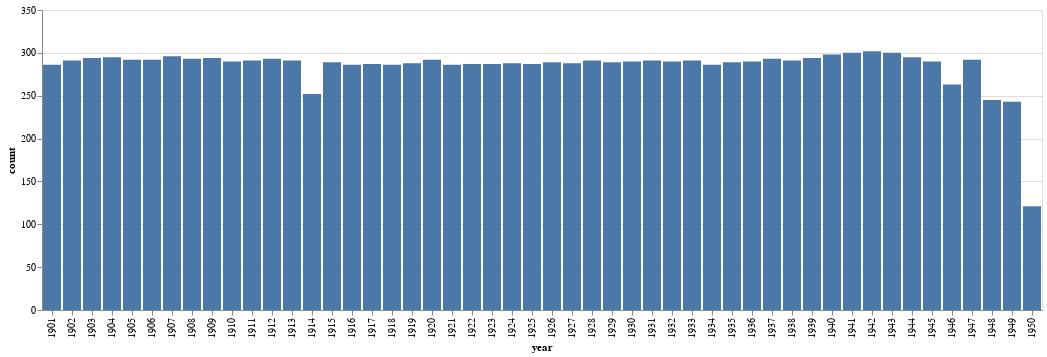

The notebook cell saved with this chart:
### Code cell
# Days per year

alt.Chart(df_years_dates).mark_bar().encode(
    x='year:N',
    y='count:Q'
)

### Figure 1 — Vega-Lite specification as saved in the notebook (floating-point values rounded to 4 significant figures)
{"config": {"view": {"continuousWidth": 400, "continuousHeight": 300}}, "data": {"name": "data-d22dfff7d6d3b64e92797638b2e9029f"}, "mark": "bar", "encoding": {"x": {"type": "nominal", "field": "year"}, "y": {"type": "quantitative", "field": "count"}}, "$schema": "https://vega.github.io/schema/vega-lite/v4.8.1.json", "datasets": {"data-d22dfff7d6d3b64e92797638b2e9029f": [{"year": 1942, "count": 302}, {"year": 1943, "count": 300}, {"year": 1941, "count": 300}, {"year": 1940, "count": 298}, {"year": 1907, "count": 296}, {"year": 1944, "count": 295}, {"year": 1904, "count": 295}, {"year": 1903, "count": 294}, {"year": 1909, "count": 294}, {"year": 1939, "count": 294}, {"year": 1908, "count": 293}, {"year": 1912, "count": 293}, {"year": 1937, "count": 293}, {"year": 1920, "count": 292}, {"year": 1905, "count": 292}, {"year": 1906, "count": 292}, {"year": 1947, "count": 292}, {"year": 1911, "count": 291}, {"year": 1928, "count": 291}, {"year": 1913, "count": 291}, {"year": 1938, "count": 291}, {"year": 1931, "count": 291}, {"year": 1902, "count": 291}, {"year": 1933, "count": 291}, {"year": 1932, "count": 290}, {"year": 1910, "count": 290}, {"year": 1945, "count": 290}, {"year": 1930, "count": 290}, {"year": 1936, "count": 290}, {"year": 1915, "count": 289}, {"year": 1929, "count": 289}, {"year": 1935, "count": 289}, {"year": 1926, "count": 289}, {"year": 1919, "count": 288}, {"year": 1927, "count": 288}, {"year": 1924, "count": 288}, {"year": 1923, "count": 287}, {"year": 1925, "count": 287}, {"year": 1922, "count": 287}, {"year": 1917, "count": 287}, {"year": 1901, "count": 286}, {"year": 1921, "count": 286}, {"year": 1918, "count": 286}, {"year": 1916, "count": 286}, {"year": 1934, "count": 286}, {"year": 1946, "count": 263}, {"year": 1914, "count": 252}, {"year": 1948, "count": 245}, {"year": 1949, "count": 243}, {"year": 1950, "count": 121}]}}
